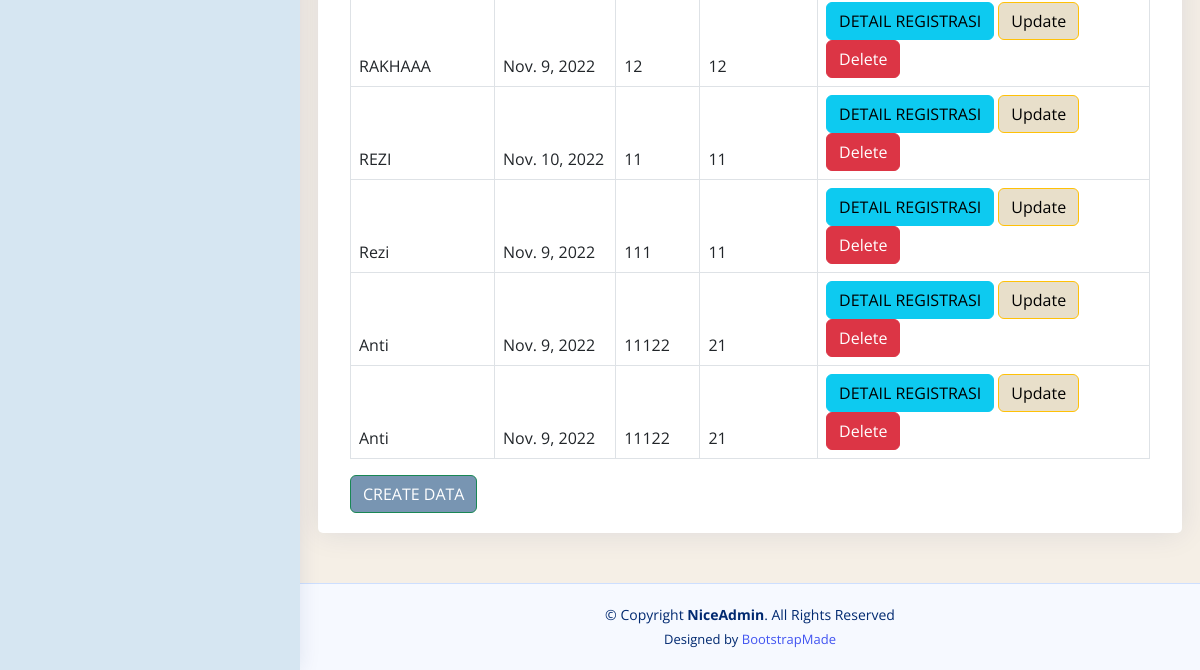
/siswa (lower part), run on an earlier commit of the app's database.
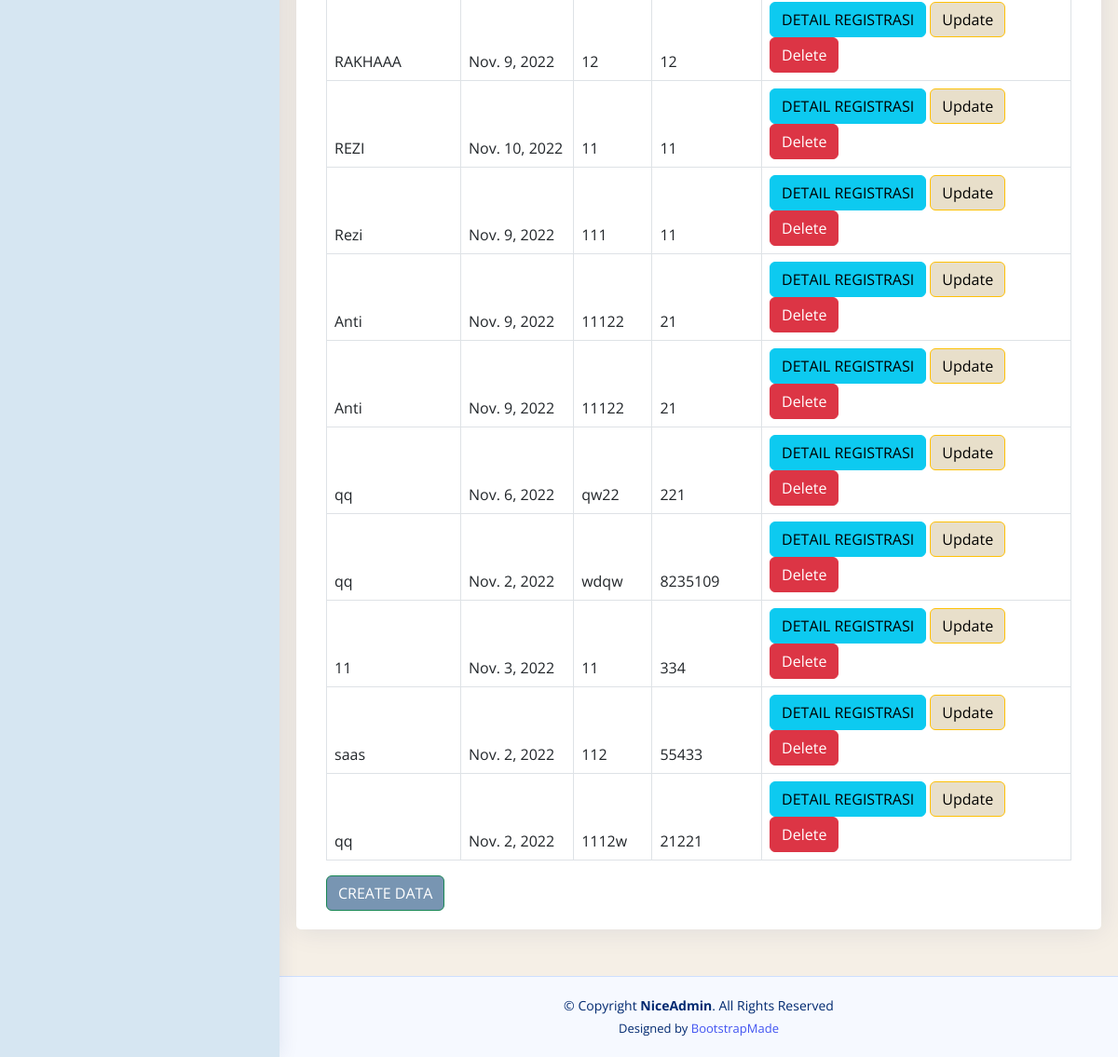
And on a later commit of the database.
### app/models.py (models this page shows, shortened)
class Siswa(models.Model):
    Id_Siswa = models.AutoField(primary_key=True)
    Nama_Siswa = models.CharField(max_length=50)
    Tanggal_Lahir = models.DateField()
    Alamat_Siswa = models.TextField(blank=True, null=True)
    Nomor_Telepon_Siswa = models.PositiveIntegerField()

### app/views.py (the view)
# urls.py: path('siswa', views.siswa,name='siswa'),
def siswa(request):
    allsiswaobj = models.Siswa.objects.all()
    return render(request, 'sisway.html', {
        'allsiswaobj' : allsiswaobj,
    })

### app/templates/sisway.html (shortened to what this page needs)
{%load static%}
<!DOCTYPE html>
<html lang="en">
<head>{% static '
  <link href="{% static 'assets/vendor/bootstrap/css/bootstrap.min.css'%}" rel="stylesheet">
  <link href="{% static 'assets/vendor/bootstrap-icons/bootstrap-icons.css'%}" rel="stylesheet">
  <link href="{% static 'assets/vendor/boxicons/css/boxicons.min.css'%}" rel="stylesheet">
  <link href="{% static 'assets/vendor/quill/quill.snow.css'%}" rel="stylesheet">
  <link href="{% static 'assets/vendor/quill/quill.bubble.css'%}" rel="stylesheet">
  <link href="{% static 'assets/vendor/remixicon/remixicon.css'%}" rel="stylesheet">
  <link href="{% static 'assets/vendor/simple-datatables/style.css'%}" rel="stylesheet">
  <link href="{% static 'assets/css/style.css'%}" rel="stylesheet">
</head>
<body>
  <aside id="sidebar" class="sidebar">
  </aside>
  <main id="main" class="main">
      <section class="section">
        <div class="row">
            <div class="card">
              <div class="card-body">
                <table class="table table-bordered">
                  <thead>
                    {% for item in allsiswaobj %}
                    <tr>
                        <td>{{ item.Nama_Siswa }}</td>
                        <td>{{ item.Tanggal_Lahir }}</td>
                        <td>{{ item.Alamat_Siswa }}</td>
                        <td>{{ item.Nomor_Telepon_Siswa }}</td>
                        <td>
                            <a href="{%url 'filterdetailregis' item.Id_Siswa %}">
                              <button class="btn btn-info">
                                  DETAIL REGISTRASI
                              </button>
                            </a>
                            <a href="{%url 'updatesiswa' item.Id_Siswa %}">
                                <button class="btn btn-warning" style="background-color: #e8dfca">Update</button>
                            </a>
                            <a href="{%url 'deletesiswa' item.Id_Siswa %}">
                                <button class="btn btn-danger">Delete</button>
                            </a>
                        </td>
                    </tr>
                    {% endfor %}
                </table>
                <a href="{% url 'createsiswa' %}">
                    <button class="btn btn-success" style="background-color:#7895b2 ;">
                        CREATE DATA
                    </button>
                </a>
              </div>
            </div>
        </div>
    </section>
  </main>
  <footer id="footer" class="footer">
    <div class="copyright">
      &copy; Copyright <strong><span>NiceAdmin</span></strong>. All Rights Reserved
    </div>
    <div class="credits">
      Designed by <a href="https://bootstrapmade.com/">BootstrapMade</a>
    </div>
  </footer>
</body>
</html>

What changed in the data, as far as the page shows it:
added Siswa: Nama_Siswa "qq", Tanggal_Lahir "Nov. 6, 2022", Alamat_Siswa "qw22", Nomor_Telepon_Siswa "221"
added Siswa: Nama_Siswa "qq", Tanggal_Lahir "Nov. 2, 2022", Alamat_Siswa "wdqw", Nomor_Telepon_Siswa "8235109"
added Siswa: Nama_Siswa "11", Tanggal_Lahir "Nov. 3, 2022", Alamat_Siswa "11", Nomor_Telepon_Siswa "334"
added Siswa: Nama_Siswa "saas", Tanggal_Lahir "Nov. 2, 2022", Alamat_Siswa "112", Nomor_Telepon_Siswa "55433"
added Siswa: Nama_Siswa "qq", Tanggal_Lahir "Nov. 2, 2022", Alamat_Siswa "1112w", Nomor_Telepon_Siswa "21221"
